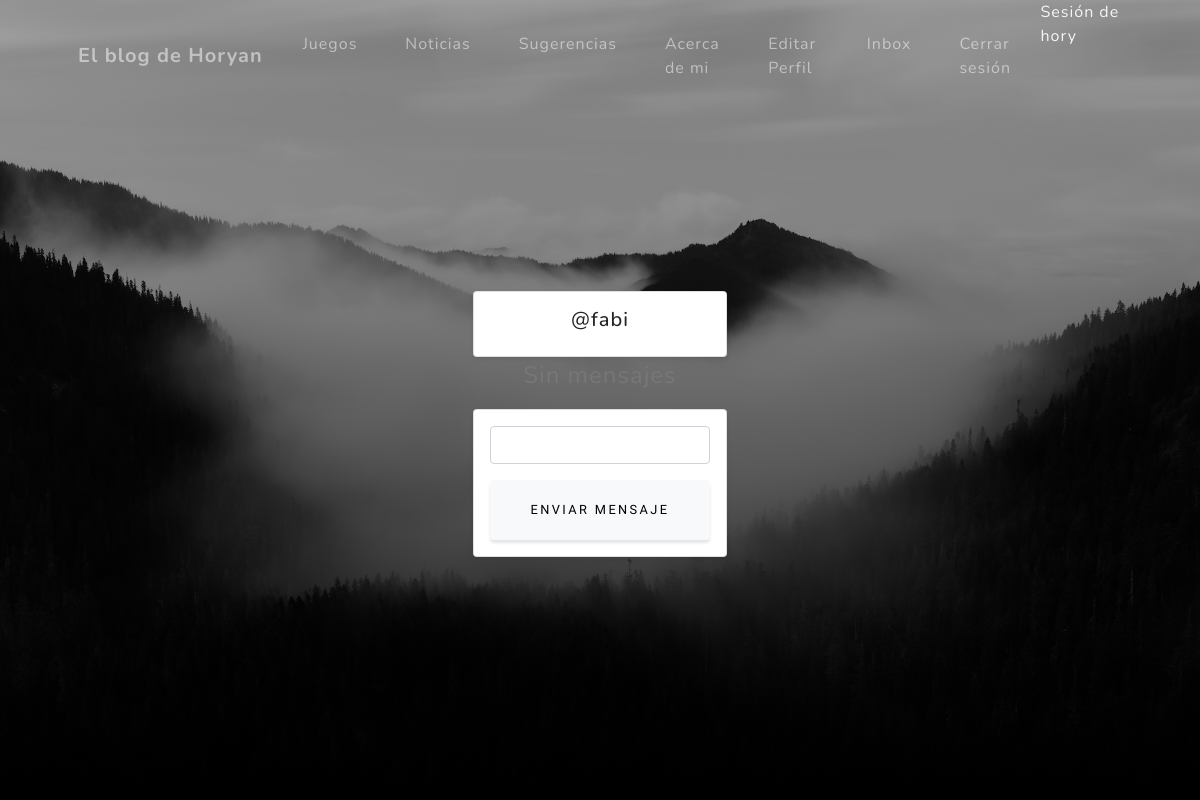
Page /chat/inbox/2/ (signed in) on the earlier database version.
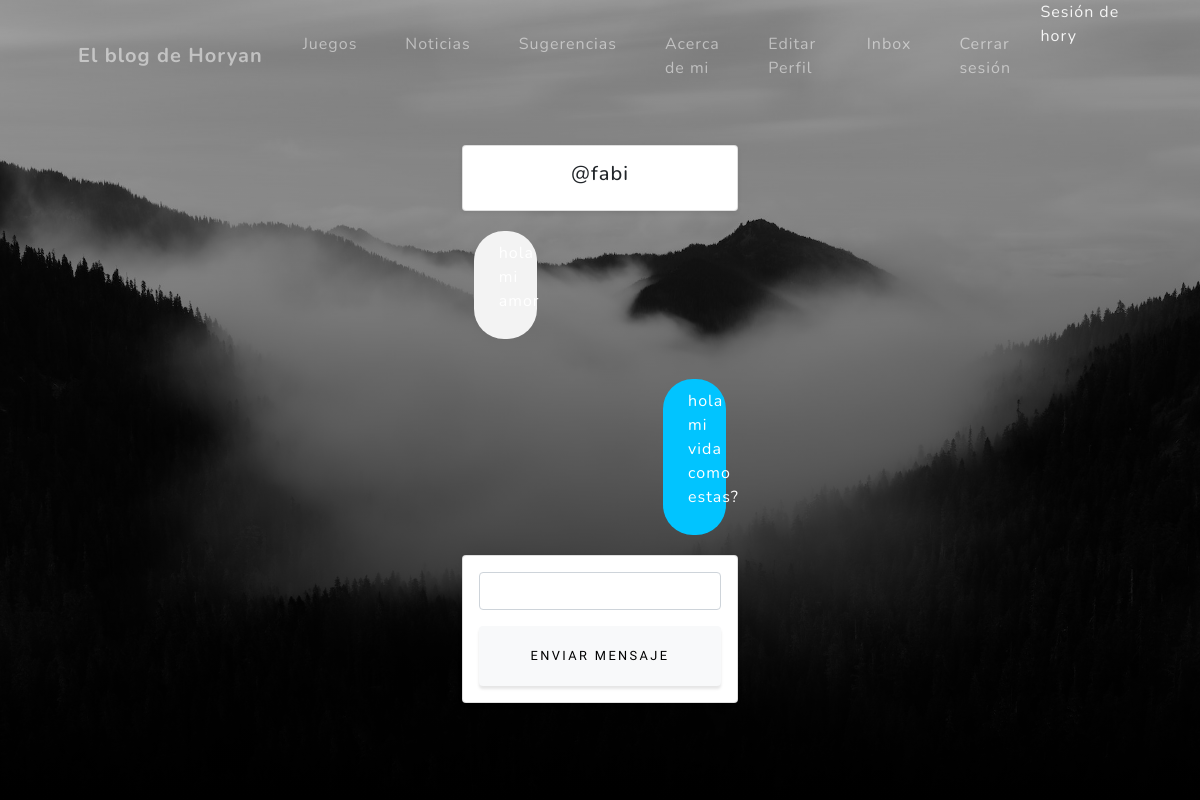
Same page on the later database version.
### chat/models.py (models this page shows)
class MessageModel(models.Model):
    thread = models.ForeignKey('ThreadModel', related_name='+', on_delete=models.CASCADE, blank=True, null=True)
    sender_user = models.ForeignKey(User, on_delete=models.CASCADE, related_name='+')
    receiver_user = models.ForeignKey(User, on_delete=models.CASCADE, related_name='+')
    body = models.CharField(max_length=1000, null=True)
    date = models.DateTimeField(default=timezone.now)
    is_read = models.BooleanField(default=False)

### chat/views.py (the view)
# urls.py: path('inbox/<int:pk>/', ThreadView.as_view(), name = 'thread'),
class ThreadView(View):
    def get(self, request, pk, *args, **kwargs):
        form = MessageForm()
        thread = ThreadModel.objects.get(pk=pk)
        message_list = MessageModel.objects.filter(thread__pk__contains=pk)
        context = {
            'thread': thread,
            'form': form,
            'message_list': message_list
        }
        return render(request, 'chat/thread.html', context)

### chat/forms.py
class MessageForm(forms.Form):
      message = forms.CharField(label='', max_length=1000)

### chat/templates/chat/thread.html (shortened to what this page needs)
{% extends 'App/padre.html' %}
{% load crispy_forms_tags %}
{% block titulo %}
<div class="container">
    <div class="row">
        <div class="card col-md-12 mt-5 p-3 shadow-sm">
            {% if thread.receiver == request.user %}
                <h5>@{{ thread.user }}</h5>
            {% else %}
                <h5>@{{ thread.receiver }}</h5>
            {% endif %}
        </div>
    </div>
    {% if message_list.all.count == 0 %}
    <div class="row my--5">
        <div class="col-md-12">
            <p class="empty-text">Sin mensajes</p>
        </div>
    </div>
    {% endif %}
    {% for message in message_list %}
    <div class="row">
        <div class="col-md-12 my-1">
            {% if message.sender_user == request.user %}
                <div class="sent-message my-3">
                    <p style="color:white">{{ message.body }}</p>
                </div>
            {% elif message.receiver_user == request.user %}
                <div class="received-message my-3">
                    <p style="color:white">  {{ message.body }}</p>
                </div>
            {% endif %}
        </div>
    </div>
    {% endfor %}
    <div class="row">
        <div class="card col-md-12 p-3 shadow-sm">
            <form method="POST" action="{% url 'create-message' thread.pk %}" enctype="multipart/form-data">
                {{ form | crispy }}
                <div class="d-grid ggap-2 mt-3">
                    <button class="btn btn-light" type="submit"> Enviar mensaje </button>
                </div>
            </form>
        </div>
    </div>
</div>
{% endblock %}

Differences in the rows shown:
added MessageModel: body "hola mi amor"
added MessageModel: body "hola mi vida como estas?"
